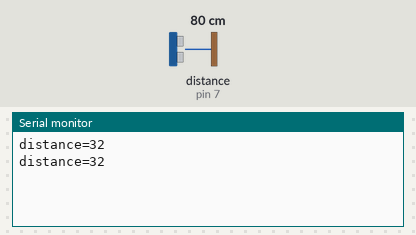
A sketch run on a simulated Arduino Uno, built with avr-gcc and run on an emulated ATmega328P. Shown: the last lines printed to the serial monitor. Wiring (inferred from the names in the program): ultrasonic range finder: trigger pin 6; echo pin 7. Inputs (shaded band) come from the test bench; at power-on: distance to the obstacle (sensor on pin 7) 80 cm. The echo pulse lasts 58.3 µs per cm.

Above: at 1.8 s.
1.9 s: distance to the obstacle (sensor on pin 7) set to 2 cm
At 2.8 s:
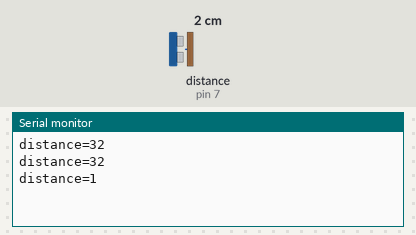
3.4 s: distance to the obstacle (sensor on pin 7) set to 4 cm
At 4.8 s:
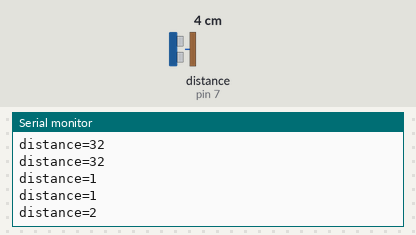
Timing chart, 0 to 6.4 s (numbered marks = the images above; inputs shaded):
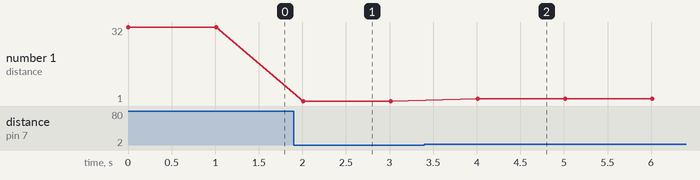

The sketch:

UltrasonicNoLibrary.ino
```cpp
//#include <Servo.h>

#define ECHOPIN	 7
#define TRIGGERPIN	 6
//#define ECHOPIN	 3
//#define TRIGGERPIN	 2
//#define ECHOPIN	 0
//#define TRIGGERPIN	 1
//#define TRIGGERPIN  12  // Arduino pin tied to trigger pin on the ultrasonic sensor.
//#define ECHOPIN     11  // Arduino pin tied to echo pin on

int max(int num1, int num2)
{
     if(num1 > num2)
     {
          return num1;
     }else{
          return num2;
     }
}


#define US_ROUNDTRIP_IN 146
#define US_ROUNDTRIP_CM 57
#define NewPingConvert(echoTime, conversionFactor) (max((echoTime + conversionFactor / 2) / conversionFactor, (echoTime ? 1 : 0)))

unsigned long pinStart;
unsigned long pinEnd;


void setup()
{
  Serial.begin(9600);
  pinMode(TRIGGERPIN, OUTPUT);
  pinMode(ECHOPIN, INPUT);
//  pinMode(TRIGGERPIN, OUTPUT_FAST);
//  pinMode(ECHOPIN, INPUT_FAST);
}

void loop()
{
  digitalWrite(TRIGGERPIN,LOW);
  delayMicroseconds(2);
  digitalWrite(TRIGGERPIN,HIGH);
  delayMicroseconds(10);
  digitalWrite(TRIGGERPIN,LOW);

  while(digitalRead(ECHOPIN)==LOW){}; //waiting for the pin to trigger
  pinStart = micros();
  while(digitalRead(ECHOPIN)==HIGH){};//waiting for the pin to go low
  pinEnd = micros();

  unsigned int echoTime = pinEnd - pinStart;
  Serial.print("distance=");
  Serial.println(NewPingConvert(echoTime, US_ROUNDTRIP_IN));
  delay(1000);
}
```

Measured:
- after the input at 1.9 s, the serial monitor: prints a new line after 0.11 s (image 1)
- after the input at 3.4 s, the serial monitor: prints a new line after 0.61 s (image 2)
- plotted number 1: 32 → 1 after the input at 1.9 s, 1 → 2 after the input at 3.4 s
